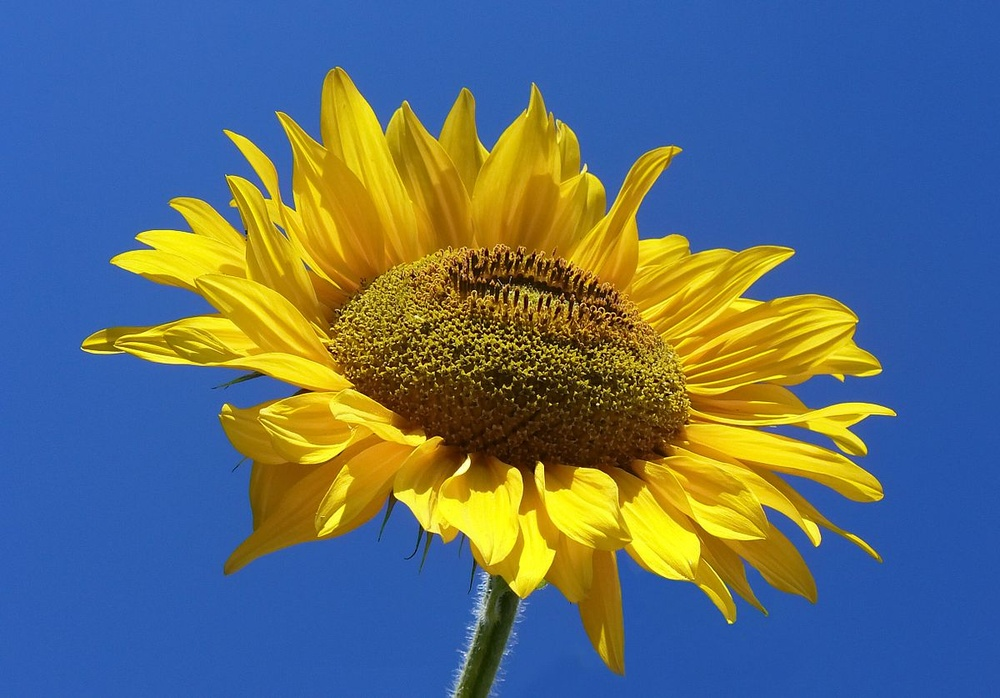
#> input picture dsa_proj/flower.jpg, 1000 x 698 px, shrunk from 1200 x 837 before the run
$ python grayscale.py
#> lines starting #> are read from the running program, lines starting #| are printed output that depends on the picture
from PIL import Image

def read_image(image_path):
    # Open and read the image from the specified path
#> called with image_path = 'flower.jpg'
    return Image.open(image_path)
#> returned value is the input picture: PIL image 1000x698 RGB; mean R, G, B 93.2, 110.1, 117.7

def show_image(image, title="Image"):
    # Show the image with the specified title
    image.show(title)

def save_image(image, output_path):
    # Save the image to the specified output path
    image.save(output_path)

def calculate_gray_value(min_val, max_val):
    # Calculate the grayscale value based on the range of pixel values in the quadrant
    return (min_val + max_val) // 2  # Simple average of min and max values

def quad_tree(matrix, n, rows, columns):
    if rows >= len(matrix) or columns >= len(matrix[0]) or rows + 1 >= len(matrix) or columns + 1 >= len(matrix[0]):
        # Check if the row or column is out of bounds
        return None

    if n <= 1:
        # Calculate grayscale value based on the range of pixel values in the quadrant
        min_val = min(matrix[rows][columns], matrix[rows + 1][columns], matrix[rows][columns + 1], matrix[rows + 1][columns + 1])
        max_val = max(matrix[rows][columns], matrix[rows + 1][columns], matrix[rows][columns + 1], matrix[rows + 1][columns + 1])
        gray_value = calculate_gray_value(min_val, max_val)

        # Set grayscale value for the quadrant
        matrix[rows][columns] = gray_value
        matrix[rows + 1][columns] = gray_value
        matrix[rows][columns + 1] = gray_value
        matrix[rows + 1][columns + 1] = gray_value
        return

    all_same = True
    for i in range(n):
        if not all_same:
            break
        if rows + i >= len(matrix):
            break
        for j in range(n):
            if columns + j >= len(matrix[0]):
                break
            if matrix[rows][columns] != matrix[rows + i][columns + j]:
                all_same = False
                break

    if all_same:
        return

    n = n // 2
    quad_tree(matrix, n, rows, columns)
    quad_tree(matrix, n, rows, columns + n)
    quad_tree(matrix, n, rows + n, columns)
    quad_tree(matrix, n, rows + n, columns + n)

def convert_to_grayscale(image_path):
    # Read the image and load its pixels
#> called with image_path = 'flower.jpg'
    img = read_image(image_path)
    pixels = img.load()

    # Get image dimensions
    width, height = img.size
#> width = 1000; height = 698

    # Create a matrix from the pixel values of the image
    matrix = [[pixels[x, y][0] for x in range(width)] for y in range(height)]
#> matrix = 698 items

    # Apply quadtree algorithm to convert regions to grayscale
    quad_tree(matrix, width, 0, 0)

    # Update the image pixels with the grayscale values
    for y in range(height):
        for x in range(width):
            pixels[x, y] = (matrix[y][x], matrix[y][x], matrix[y][x])  # Set red, green, and blue channels to the grayscale value

    return img

# Specify the path to the image
image_path = r"flower.jpg"
img=read_image(image_path)
show_image(img)
# Convert the image to grayscale using quadtree algorithm
gray_image = convert_to_grayscale(image_path)
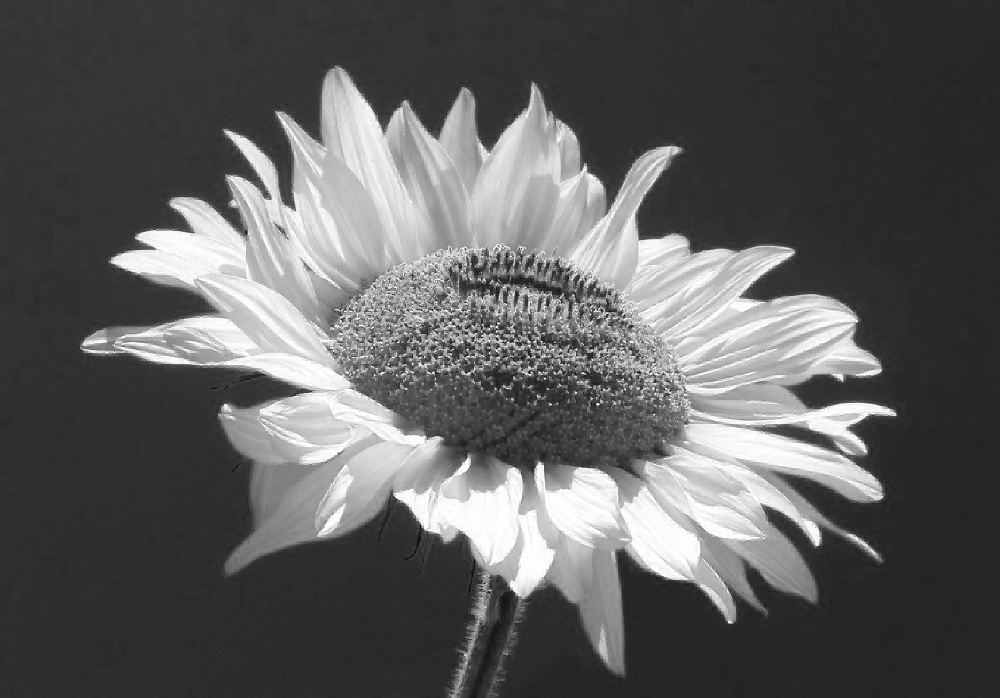
#> gray_image: PIL image 1000x698 RGB; min 0, max 255, mean 93

# Show the grayscale image
show_image(gray_image, "Grayscale Image")
